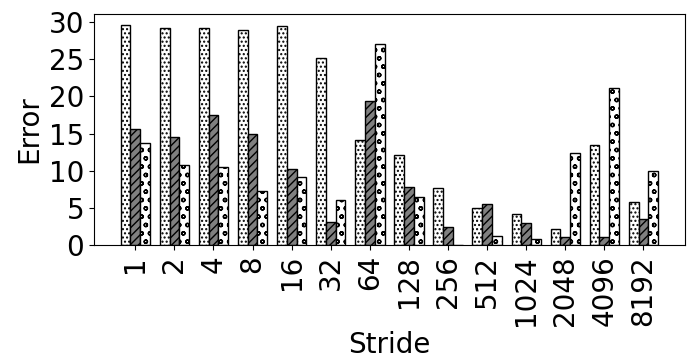

Recreate this plot in Python.
import random
import matplotlib
import matplotlib.pyplot as plt
from matplotlib import style

import numpy as np
import matplotlib.patches as mpatches

#plt.rcdefaults()
fig, ax = plt.subplots()

fig.set_size_inches(7, 4)


#stride = ['stride-1', 'stride-2', 'stride-4', 'stride-8', 'stride-16', 'stride-32', 'stride-64', 'stride-128', 'stride-256', 'stride-512', 'stride-1024', 'stride-2048', 'stride-4096', 'stride-8192']
stride = ['1', '2', '4', '8', '16', '32', '64', '128', '256', '512', '1024', '2048', '4096', '8192']

bwell=[29.6632689961692, 29.2030720202989, 29.2421322911737, 28.9669406459121, 29.4761223075864, 25.2020740766745, 14.1179626197402, 12.1025629486285, 7.71768631146058, 5.00759776373772, 4.21235551912963, 2.24734898297167, 13.4188252604966, 5.86636611931363]
slake=[15.6470076956922, 14.5890160108014, 17.4481574428741, 15.0088481455157, 10.2355419379548, 3.08972269689312, 19.4465934213785, 7.76987861630617, 2.41823428687365, 5.52310319139178, 3.05424880648206, 1.16666492931822, 1.06644827514342, 3.56245592275488]
clake=[13.810460238352, 10.7473516954195, 10.4888882099305, 7.27397351052329, 9.16718663406051, 6.06067462508259, 27.1180925045478, 6.49960864476194, 0.0973001064809008, 1.20072637833365, 0.838830617168438, 12.3663725490366, 21.1369831609271, 9.99366653947566]


def average(lst):
    return sum(lst) / len(lst)

print("accurcy")
print("Broadwell showed {:.1f}".format((100-average(bwell)))+"\% accuracy, Sky Lake showed {:.1f}".format((100-average(slake)))+"\% accuracy, and Cascade Lake showed {:.1f}".format((100-average(clake)))+"\% accuracy")



barwidth=.25
# Set position of bar on X axis
r1 = np.arange(len(bwell))
r2 = [x + barwidth for x in r1]
r3 = [x + barwidth for x in r2]


x_pos = np.arange(len(stride))  # the label locations
#ax.barh(x_pos, read, hatch='....', color='white', edgecolor='black')
#rects1 = plt.bar(x, traffic, .8, hatch='....', color='white', edgecolor='black')
plt.bar(r1, bwell, width=barwidth, hatch='....', color='white', edgecolor='black', label='Broadwell')
plt.bar(r2, slake, width=barwidth, hatch='////', color='grey', edgecolor='black', label='Sky Lake')
plt.bar(r3, clake, width=barwidth, hatch='oo', color='white', edgecolor='black', label='Cascade Lake')

#plt.legend(handlelength=3, fontsize=12)

#plt.legend(loc="upper right", fontsize=12)

ax.set_ylabel('Error', fontsize=20)
ax.set_xlabel('Stride', fontsize=20)


#plt.title('', fontsize=18)
#ax.set_xticks(x_pos)

plt.yticks(fontsize=20)
#plt.yticks(np.arange(0, 100, 10), fontsize=14)
#ax.get_yaxis().get_major_formatter().set_scientific(False)

plt.xticks([r + barwidth for r in range(len(bwell))], stride, fontsize=20, rotation=90)

#plt.xticks(rotation=90, fontsize=14)
#ax.set_xticklabels(stride, fontsize=12)

#ax.invert_yaxis()
plt.tight_layout()

plt.show()
fig.savefig('5_non_init_pref.png', dpi=100)

# Example data
